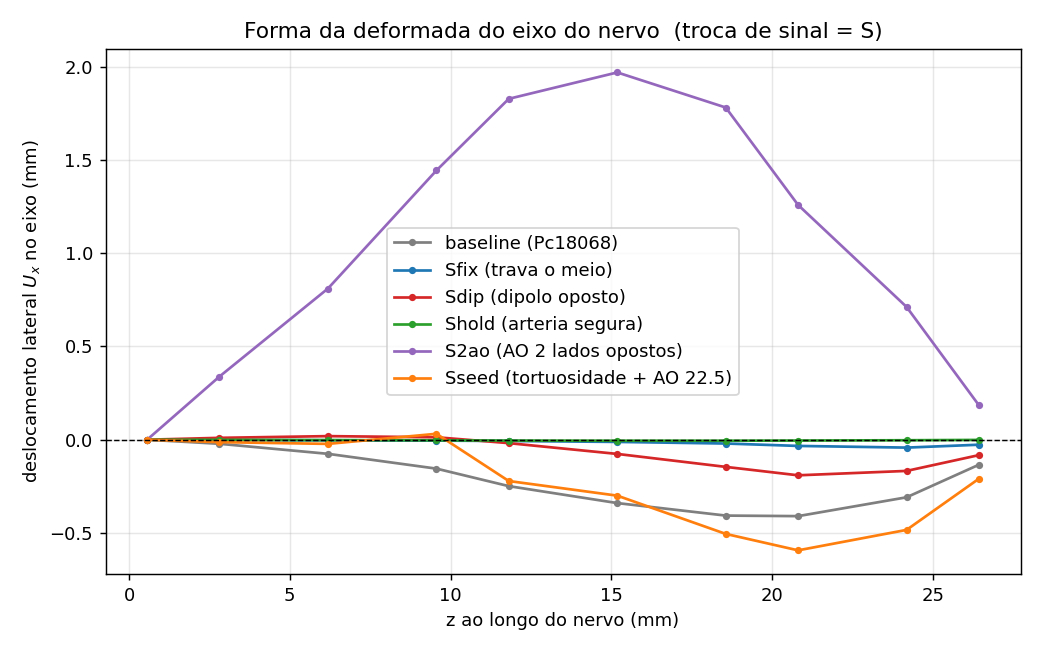

Reproduce this figure in Python.
#!/usr/bin/env python3
"""Mede objetivamente se o nervo flambou em "S".

Le o ultimo campo de deslocamento (.frd) e extrai o deslocamento lateral U_x
ao longo do EIXO do nervo (nos do nucleo 'on', r ~ 0) em funcao de z. Um arco
unico (modo 1) mantem U_x do mesmo sinal; um "S" (modo 2) TROCA de sinal.

Compara 3 runs na malha radpia2dura3 (Dz=-1.0 mm, PIC, Winkler intactos):
  - on-caso-3_Pc18068  (baseline da figura: arteria empurra so' de um lado)
  - on-caso-3_Sfix     (variante: apoio lateral no meio)
  - on-caso-3_Sdip     (variante: dois empurroes opostos)

Saida: brunaStuff/check_S_shape.png  + tabela no stdout.
"""
from pathlib import Path
import numpy as np
import matplotlib
matplotlib.use("Agg")
import matplotlib.pyplot as plt

HERE = Path(__file__).resolve().parent
REPO = HERE.parent

# reaproveita parse_frd_last_disp do analisador de producao
src = (HERE / "analyze_on-caso-3_pcontact_sweep.py").read_text()
cut = src.index("# 3) loop pelos runs")
ns: dict = {}
exec(compile(src[:cut], "pcontact_funcs", "exec"), ns)  # noqa: S102
parse_frd_last_disp = ns["parse_frd_last_disp"]

CCX = REPO / "cases/_mi/on-caso-3__radpia2dura3/ccx"
RUNS = [
    ("baseline (Pc18068)", CCX / "on-caso-3_Pc18068.frd", "tab:gray"),
    ("Sfix (trava o meio)", CCX / "on-caso-3_Sfix.frd", "tab:blue"),
    ("Sdip (dipolo oposto)", CCX / "on-caso-3_Sdip.frd", "tab:red"),
    ("Shold (arteria segura)", CCX / "on-caso-3_Shold.frd", "tab:green"),
    ("S2ao (AO 2 lados opostos)", CCX / "on-caso-3_S2ao.frd", "tab:purple"),
    ("Sseed (tortuosidade + AO 22.5)", CCX / "on-caso-3_Sseed.frd", "tab:orange"),
]

R_AXIS = 0.4e-3   # nucleo do nervo: nos com r < 0.4 mm = "eixo"
NBINS = 24


def centerline_ux(frd: Path):
    """Retorna (z_bin_mm, Ux_mean_mm) ao longo do eixo do nervo."""
    nodes, disp = parse_frd_last_disp(frd)
    if not nodes or not disp:
        return None
    nids = np.array(sorted(nodes.keys()))
    P = np.array([nodes[n] for n in nids])
    U = np.array([disp.get(n, (0.0, 0.0, 0.0)) for n in nids])
    r0 = np.hypot(P[:, 0], P[:, 1])
    axis = (r0 < R_AXIS) & (P[:, 2] < 30.0e-3)   # so' o trecho do nervo (z<30)
    if axis.sum() < 5:
        return None
    z = P[axis, 2] * 1e3
    # POSICAO lateral deformada = coord_x (inclui eventual semente) + U_x.
    # CCX reporta U relativo a' malha inicial; se a malha ja' parte ondulada
    # (Sseed), e' preciso somar a coordenada para obter a forma real do eixo.
    ux = (P[axis, 0] + U[axis, 0]) * 1e3
    order = np.argsort(z)
    z, ux = z[order], ux[order]
    edges = np.linspace(z.min(), z.max(), NBINS + 1)
    idx = np.clip(np.digitize(z, edges) - 1, 0, NBINS - 1)
    zc, uc = [], []
    for b in range(NBINS):
        m = idx == b
        if m.any():
            zc.append(0.5 * (edges[b] + edges[b + 1]))
            uc.append(ux[m].mean())
    return np.array(zc), np.array(uc)


fig, ax = plt.subplots(figsize=(8, 5))
print(f"{'run':<22} {'Ux_max[mm]':>11} {'Ux_min[mm]':>11} {'troca sinal?':>13} {'=> forma'}")
print("-" * 78)
for label, frd, color in RUNS:
    if not frd.exists():
        print(f"{label:<22} {'(frd ausente)':>11}")
        continue
    out = centerline_ux(frd)
    if out is None:
        print(f"{label:<22} {'(sem dados)':>11}")
        continue
    zc, uc = out
    umax, umin = uc.max(), uc.min()
    # "S" se ha excursao apreciavel dos dois sinais (ignora ruido < 5 um)
    tol = 5e-3
    is_S = (umax > tol) and (umin < -tol)
    forma = "S (modo 2)" if is_S else "arco (modo 1)"
    print(f"{label:<22} {umax:>11.3f} {umin:>11.3f} {('SIM' if is_S else 'nao'):>13} {'=> ' + forma}")
    ax.plot(zc, uc, "-o", ms=3, color=color, label=label)

ax.axhline(0, color="k", lw=0.8, ls="--")
ax.set_xlabel("z ao longo do nervo (mm)")
ax.set_ylabel(r"deslocamento lateral $U_x$ no eixo (mm)")
ax.set_title("Forma da deformada do eixo do nervo  (troca de sinal = S)")
ax.legend()
ax.grid(alpha=0.3)
fig.tight_layout()
out_png = HERE / "check_S_shape.png"
fig.savefig(out_png, dpi=130)
print(f"\nSalvo: {out_png}")
